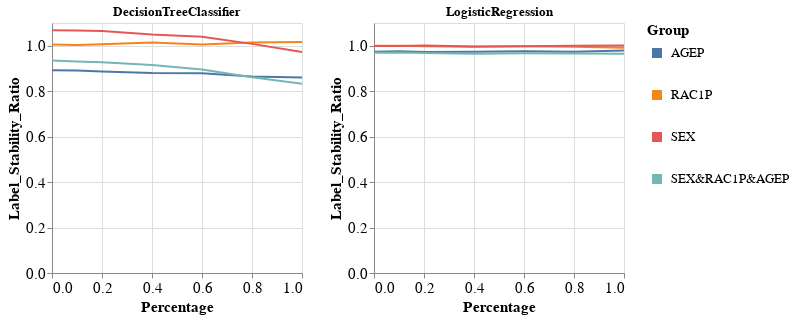

Notebook cell for this chart:
### Markdown cell above
### Specific group metric per dataset, experiment iteration, and multiple models

### Code cell
visualizer.create_groups_grid_pct_lines_per_model_plot(group_metric='Label_Stability_Ratio',
                                                       target_preprocessing_technique=PREPROCESSING_TECHNIQUES[0],
                                                       model_names=MODEL_NAMES[:2])

### Figure 1 — Vega-Lite specification as saved in the notebook (floating-point values rounded to 4 significant figures)
{"config": {"view": {"continuousWidth": 400, "continuousHeight": 300}, "axis": {"labelFontSize": 15, "titleFontSize": 15}, "legend": {"labelFontSize": 13, "symbolStrokeWidth": 10, "titleFontSize": 15}}, "vconcat": [{"hconcat": [{"mark": "line", "encoding": {"color": {"field": "Group", "type": "nominal"}, "x": {"field": "Percentage", "type": "quantitative"}, "y": {"field": "Metric_Value", "title": "Label_Stability_Ratio", "type": "quantitative"}}, "height": 250, "title": "DecisionTreeClassifier", "width": 250}, {"data": {"name": "data-41490d60ea58daec68e7eb0e7906d674"}, "mark": "line", "encoding": {"color": {"field": "Group", "type": "nominal"}, "x": {"field": "Percentage", "type": "quantitative"}, "y": {"field": "Metric_Value", "title": "Label_Stability_Ratio", "type": "quantitative"}}, "height": 250, "title": "LogisticRegression", "width": 250}]}], "data": {"name": "data-16f6cab74bc45563c1c914deb7dec63e"}, "$schema": "https://vega.github.io/schema/vega-lite/v4.17.0.json", "datasets": {"data-16f6cab74bc45563c1c914deb7dec63e": [{"Model_Name": "DecisionTreeClassifier", "Metric": "Label_Stability_Ratio", "Group": "AGEP", "Metric_Value": 0.8918, "Percentage": 0.0}, {"Model_Name": "DecisionTreeClassifier", "Metric": "Label_Stability_Ratio", "Group": "RAC1P", "Metric_Value": 1.005, "Percentage": 0.0}, {"Model_Name": "DecisionTreeClassifier", "Metric": "Label_Stability_Ratio", "Group": "SEX", "Metric_Value": 1.068, "Percentage": 0.0}, {"Model_Name": "DecisionTreeClassifier", "Metric": "Label_Stability_Ratio", "Group": "SEX&RAC1P&AGEP", "Metric_Value": 0.9353, "Percentage": 0.0}, {"Model_Name": "DecisionTreeClassifier", "Metric": "Label_Stability_Ratio", "Group": "AGEP", "Metric_Value": 0.8909, "Percentage": 0.1}, {"Model_Name": "DecisionTreeClassifier", "Metric": "Label_Stability_Ratio", "Group": "RAC1P", "Metric_Value": 1.003, "Percentage": 0.1}, {"Model_Name": "DecisionTreeClassifier", "Metric": "Label_Stability_Ratio", "Group": "SEX", "Metric_Value": 1.067, "Percentage": 0.1}, {"Model_Name": "DecisionTreeClassifier", "Metric": "Label_Stability_Ratio", "Group": "SEX&RAC1P&AGEP", "Metric_Value": 0.9305, "Percentage": 0.1}, {"Model_Name": "DecisionTreeClassifier", "Metric": "Label_Stability_Ratio", "Group": "AGEP", "Metric_Value": 0.887, "Percentage": 0.2}, {"Model_Name": "DecisionTreeClassifier", "Metric": "Label_Stability_Ratio", "Group": "RAC1P", "Metric_Value": 1.007, "Percentage": 0.2}, {"Model_Name": "DecisionTreeClassifier", "Metric": "Label_Stability_Ratio", "Group": "SEX", "Metric_Value": 1.064, "Percentage": 0.2}, {"Model_Name": "DecisionTreeClassifier", "Metric": "Label_Stability_Ratio", "Group": "SEX&RAC1P&AGEP", "Metric_Value": 0.9277, "Percentage": 0.2}, {"Model_Name": "DecisionTreeClassifier", "Metric": "Label_Stability_Ratio", "Group": "AGEP", "Metric_Value": 0.8804, "Percentage": 0.4}, {"Model_Name": "DecisionTreeClassifier", "Metric": "Label_Stability_Ratio", "Group": "RAC1P", "Metric_Value": 1.014, "Percentage": 0.4}, {"Model_Name": "DecisionTreeClassifier", "Metric": "Label_Stability_Ratio", "Group": "SEX", "Metric_Value": 1.049, "Percentage": 0.4}, {"Model_Name": "DecisionTreeClassifier", "Metric": "Label_Stability_Ratio", "Group": "SEX&RAC1P&AGEP", "Metric_Value": 0.9147, "Percentage": 0.4}, {"Model_Name": "DecisionTreeClassifier", "Metric": "Label_Stability_Ratio", "Group": "AGEP", "Metric_Value": 0.8792, "Percentage": 0.6}, {"Model_Name": "DecisionTreeClassifier", "Metric": "Label_Stability_Ratio", "Group": "RAC1P", "Metric_Value": 1.006, "Percentage": 0.6}, {"Model_Name": "DecisionTreeClassifier", "Metric": "Label_Stability_Ratio", "Group": "SEX", "Metric_Value": 1.04, "Percentage": 0.6}, {"Model_Name": "DecisionTreeClassifier", "Metric": "Label_Stability_Ratio", "Group": "SEX&RAC1P&AGEP", "Metric_Value": 0.8956, "Percentage": 0.6}, {"Model_Name": "DecisionTreeClassifier", "Metric": "Label_Stability_Ratio", "Group": "AGEP", "Metric_Value": 0.8651, "Percentage": 0.8}, {"Model_Name": "DecisionTreeClassifier", "Metric": "Label_Stability_Ratio", "Group": "RAC1P", "Metric_Value": 1.014, "Percentage": 0.8}, {"Model_Name": "DecisionTreeClassifier", "Metric": "Label_Stability_Ratio", "Group": "SEX", "Metric_Value": 1.008, "Percentage": 0.8}, {"Model_Name": "DecisionTreeClassifier", "Metric": "Label_Stability_Ratio", "Group": "SEX&RAC1P&AGEP", "Metric_Value": 0.8613, "Percentage": 0.8}, {"Model_Name": "DecisionTreeClassifier", "Metric": "Label_Stability_Ratio", "Group": "AGEP", "Metric_Value": 0.8605, "Percentage": 1.0}, {"Model_Name": "DecisionTreeClassifier", "Metric": "Label_Stability_Ratio", "Group": "RAC1P", "Metric_Value": 1.017, "Percentage": 1.0}, {"Model_Name": "DecisionTreeClassifier", "Metric": "Label_Stability_Ratio", "Group": "SEX", "Metric_Value": 0.9728, "Percentage": 1.0}, {"Model_Name": "DecisionTreeClassifier", "Metric": "Label_Stability_Ratio", "Group": "SEX&RAC1P&AGEP", "Metric_Value": 0.8326, "Percentage": 1.0}], "data-41490d60ea58daec68e7eb0e7906d674": [{"Model_Name": "LogisticRegression", "Metric": "Label_Stability_Ratio", "Group": "AGEP", "Metric_Value": 0.974, "Percentage": 0.0}, {"Model_Name": "LogisticRegression", "Metric": "Label_Stability_Ratio", "Group": "RAC1P", "Metric_Value": 0.9999, "Percentage": 0.0}, {"Model_Name": "LogisticRegression", "Metric": "Label_Stability_Ratio", "Group": "SEX", "Metric_Value": 0.9991, "Percentage": 0.0}, {"Model_Name": "LogisticRegression", "Metric": "Label_Stability_Ratio", "Group": "SEX&RAC1P&AGEP", "Metric_Value": 0.9696, "Percentage": 0.0}, {"Model_Name": "LogisticRegression", "Metric": "Label_Stability_Ratio", "Group": "AGEP", "Metric_Value": 0.9753, "Percentage": 0.1}, {"Model_Name": "LogisticRegression", "Metric": "Label_Stability_Ratio", "Group": "RAC1P", "Metric_Value": 0.9999, "Percentage": 0.1}, {"Model_Name": "LogisticRegression", "Metric": "Label_Stability_Ratio", "Group": "SEX", "Metric_Value": 0.9987, "Percentage": 0.1}, {"Model_Name": "LogisticRegression", "Metric": "Label_Stability_Ratio", "Group": "SEX&RAC1P&AGEP", "Metric_Value": 0.9707, "Percentage": 0.1}, {"Model_Name": "LogisticRegression", "Metric": "Label_Stability_Ratio", "Group": "AGEP", "Metric_Value": 0.9727, "Percentage": 0.2}, {"Model_Name": "LogisticRegression", "Metric": "Label_Stability_Ratio", "Group": "RAC1P", "Metric_Value": 0.9974, "Percentage": 0.2}, {"Model_Name": "LogisticRegression", "Metric": "Label_Stability_Ratio", "Group": "SEX", "Metric_Value": 1.0, "Percentage": 0.2}, {"Model_Name": "LogisticRegression", "Metric": "Label_Stability_Ratio", "Group": "SEX&RAC1P&AGEP", "Metric_Value": 0.9681, "Percentage": 0.2}, {"Model_Name": "LogisticRegression", "Metric": "Label_Stability_Ratio", "Group": "AGEP", "Metric_Value": 0.9731, "Percentage": 0.4}, {"Model_Name": "LogisticRegression", "Metric": "Label_Stability_Ratio", "Group": "RAC1P", "Metric_Value": 0.9958, "Percentage": 0.4}, {"Model_Name": "LogisticRegression", "Metric": "Label_Stability_Ratio", "Group": "SEX", "Metric_Value": 0.9966, "Percentage": 0.4}, {"Model_Name": "LogisticRegression", "Metric": "Label_Stability_Ratio", "Group": "SEX&RAC1P&AGEP", "Metric_Value": 0.9652, "Percentage": 0.4}, {"Model_Name": "LogisticRegression", "Metric": "Label_Stability_Ratio", "Group": "AGEP", "Metric_Value": 0.9752, "Percentage": 0.6}, {"Model_Name": "LogisticRegression", "Metric": "Label_Stability_Ratio", "Group": "RAC1P", "Metric_Value": 0.9972, "Percentage": 0.6}, {"Model_Name": "LogisticRegression", "Metric": "Label_Stability_Ratio", "Group": "SEX", "Metric_Value": 0.9977, "Percentage": 0.6}, {"Model_Name": "LogisticRegression", "Metric": "Label_Stability_Ratio", "Group": "SEX&RAC1P&AGEP", "Metric_Value": 0.9665, "Percentage": 0.6}, {"Model_Name": "LogisticRegression", "Metric": "Label_Stability_Ratio", "Group": "AGEP", "Metric_Value": 0.9735, "Percentage": 0.8}, {"Model_Name": "LogisticRegression", "Metric": "Label_Stability_Ratio", "Group": "RAC1P", "Metric_Value": 0.9957, "Percentage": 0.8}, {"Model_Name": "LogisticRegression", "Metric": "Label_Stability_Ratio", "Group": "SEX", "Metric_Value": 0.9999, "Percentage": 0.8}, {"Model_Name": "LogisticRegression", "Metric": "Label_Stability_Ratio", "Group": "SEX&RAC1P&AGEP", "Metric_Value": 0.9657, "Percentage": 0.8}, {"Model_Name": "LogisticRegression", "Metric": "Label_Stability_Ratio", "Group": "AGEP", "Metric_Value": 0.9794, "Percentage": 1.0}, {"Model_Name": "LogisticRegression", "Metric": "Label_Stability_Ratio", "Group": "RAC1P", "Metric_Value": 0.9915, "Percentage": 1.0}, {"Model_Name": "LogisticRegression", "Metric": "Label_Stability_Ratio", "Group": "SEX", "Metric_Value": 1.001, "Percentage": 1.0}, {"Model_Name": "LogisticRegression", "Metric": "Label_Stability_Ratio", "Group": "SEX&RAC1P&AGEP", "Metric_Value": 0.9652, "Percentage": 1.0}]}}
